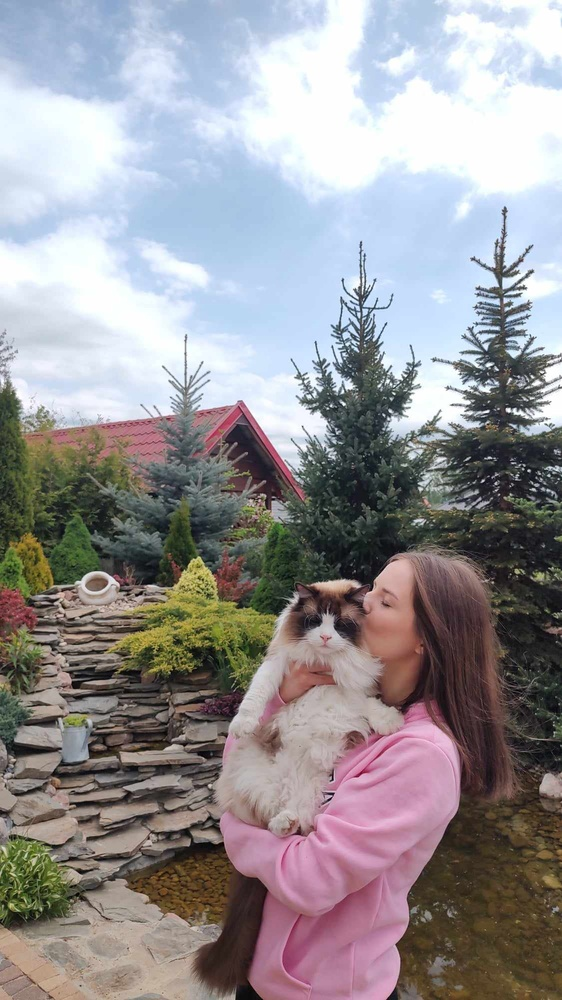
#> input picture images/love.jpeg, 562 x 1000 px, shrunk from 1125 x 2000 before the run, found by its file name
$ python 'color reduction.py'
#> lines starting #> are read from the running program, lines starting #| are printed output that depends on the picture
import numpy as np
import cv2
import matplotlib.pyplot as plt
from skimage.morphology import skeletonize
from scipy.ndimage import distance_transform_edt, binary_erosion, binary_dilation

original_image = cv2.imread("../coloring-by-numbers/images/love.jpeg")
#> original_image is the input picture: shape (1000, 562, 3); mean B, G, R 150.7, 147.3, 150.2
img = cv2.cvtColor(original_image, cv2.COLOR_BGR2RGB)

# tsza gdzieś tu dorobić zmniejszanie obrazka bo dla takich dużcyh 4000x3000 długo mieli długo z 2,5 min

# noiseless_img = cv2.fastNlMeansDenoisingColored(original_image,None,30,30,21,41)

# Blurring
# blurred_img = cv2.GaussianBlur(original_image,(21,21),0)
blurred_img = cv2.medianBlur(original_image, 15)
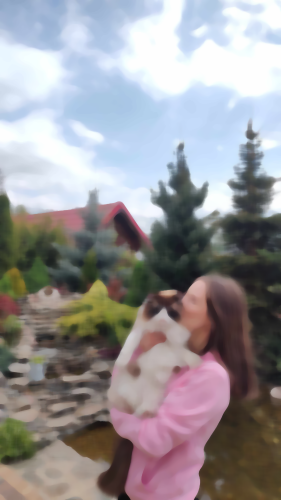
#> blurred_img: shape (1000, 562, 3) (shown at 1/2 size); mean B, G, R 150.9, 147.7, 150.5

# Denoising
kernel = np.ones((5, 5), np.uint8)
erosion = cv2.erode(blurred_img, kernel, iterations=2)
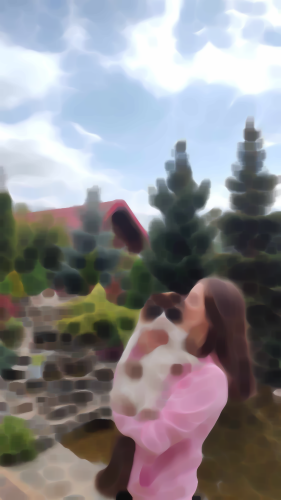
#> erosion: shape (1000, 562, 3) (shown at 1/2 size); mean B, G, R 141.2, 137, 139
output = cv2.dilate(erosion, kernel, iterations=2)

attempts = 10

vectorized = output.reshape((-1, 3))
vectorized = np.float32(vectorized)
criteria = (cv2.TERM_CRITERIA_EPS + cv2.TERM_CRITERIA_MAX_ITER, 10, 1.0)
K = 25  # (default = 17)
ret, label, center = cv2.kmeans(vectorized, K, None, criteria, attempts, cv2.KMEANS_PP_CENTERS)
#> ret = 85104272.6; center = 25 rows, first 8: [253.9, 253.8, 250.6], [69.99, 75.32, 113.9], [107.5, 97.11, 156.5], [34.93, 34.74, 35.79], [182.2, 153.1, 206.3], [147.3, 156.6, 173.7], [73.94, 78.97, 81.29], [211.6, 182.2, 161.3]
center = np.uint8(center)
#> center = 25 rows, first 8: [253, 253, 250], [69, 75, 113], [107, 97, 156], [34, 34, 35], [182, 153, 206], [147, 156, 173], [73, 78, 81], [211, 182, 161]
res = center[label.flatten()]
result_image = res.reshape(img.shape)
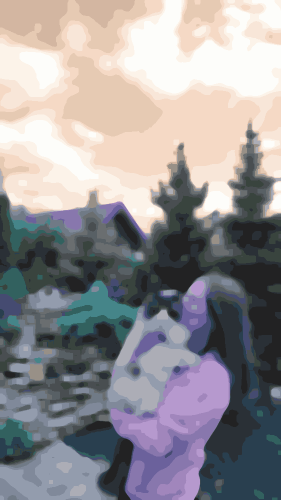
#> result_image: shape (1000, 562, 3) (shown at 1/2 size); mean R, G, B 149.4, 146.2, 149

# [14 lines of commented-out code are left out]
image_shape = result_image.shape
borders = np.zeros((image_shape[0], image_shape[1]))

# Vertical
for i in range(image_shape[0]):
    for j in range(image_shape[1] - 1):
        if not np.array_equal(result_image[i][j], result_image[i][j + 1]):
            borders[i][j] = 1
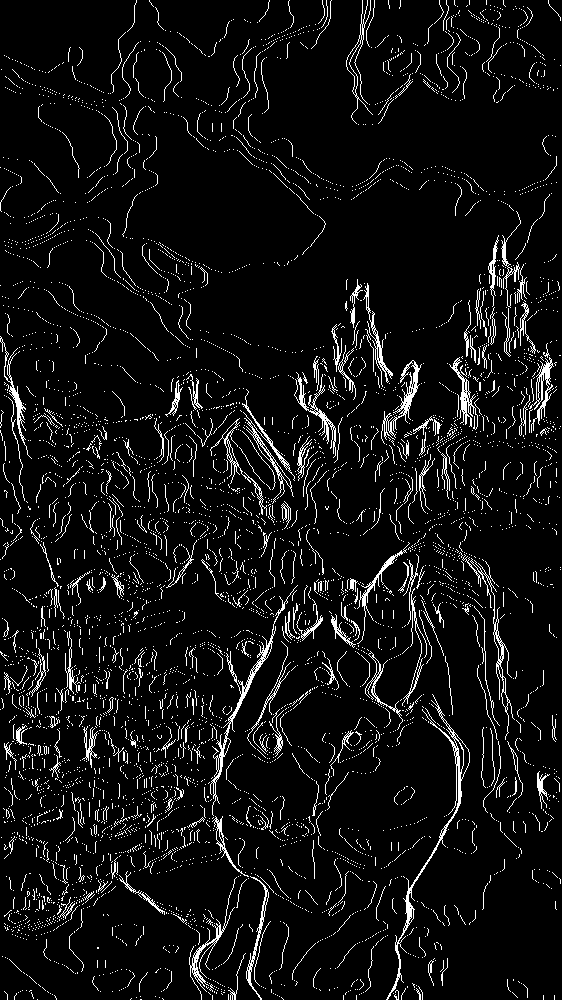
#> borders: shape (1000, 562) float64; values 0 (black) and 1 (white), 6.7% white in thin lines or dots

# Horizontal
for i in range(image_shape[0] - 1):
    for j in range(image_shape[1]):
        if not np.array_equal(result_image[i][j], result_image[i + 1][j]):
            borders[i][j] = 1
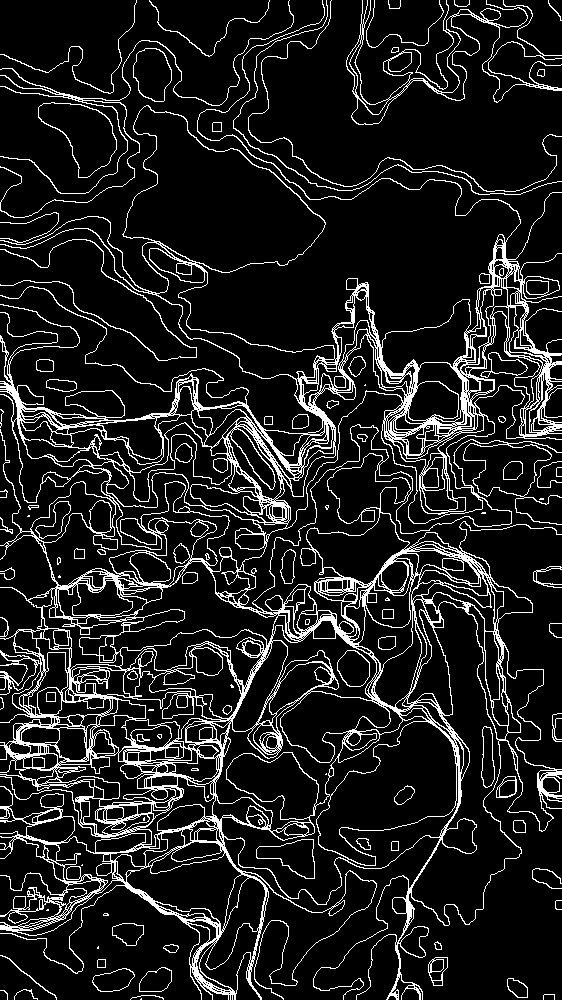
#> borders: shape (1000, 562) float64; values 0 (black) and 1 (white), 12.1% white in thin lines or dots


result = cv2.imwrite('../coloring-by-numbers/images/love_median.jpg', result_image)

# # Create a kernel for erosion
# kernel_size = 3  # This size can be adjusted to control the amount of erosion
# kernel = np.ones((kernel_size, kernel_size), np.uint8)
#
# # Perform erosion
# eroded_matrix = cv2.erode(borders, kernel, iterations=1)  # Increase iterations for more erosion
# # Perform dilation to restore some size if needed
# thick_borders = cv2.dilate(eroded_matrix, kernel, iterations=1)
#borders = borders - thick_borders


# # Using skimage
# skeleton = skeletonize(borders)
#
# # Perform erosion
# eroded_matrix = binary_erosion(skeleton, structure=np.ones((3,3)))
#
# # Perform dilation to restore some size
# dilated_matrix = binary_dilation(eroded_matrix, structure=np.ones((3,3)))

# # Scipy Image
# # Calculate the distance transform
# dist_transform = distance_transform_edt(skeleton)
#
# # Threshold the distance transform to remove thick borders
# thin_matrix = dist_transform > 0.99  # Adjust the threshold as needed


# plt.figure(figsize=(32, 18))
# plt.imshow(dilated_matrix)
# plt.show()

$ run again, with images/buc.jpeg copied over images/love.jpeg
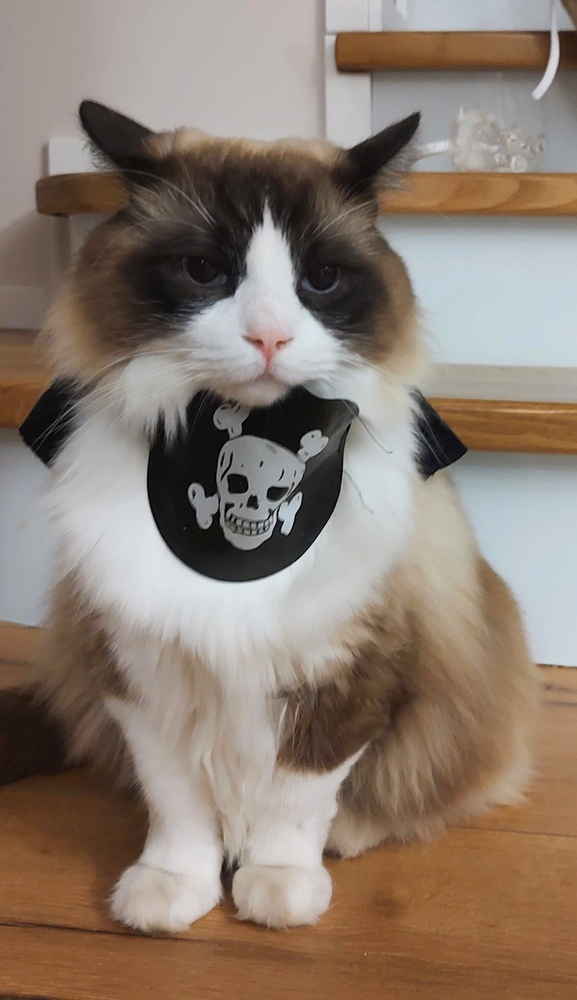
#> input picture images/buc.jpeg, 577 x 1000 px, shrunk from 1670 x 2896 before the run, found by its file name
#> original_image is the input picture: shape (1000, 577, 3); mean B, G, R 113, 124.9, 139.8
#> `ret, label, center = cv2.kmeans(vectorized, K, None, criteria, attempt..`: ret = 53140290.4; center = 25 rows, first 8: [51.82, 88.47, 136.5], [167.4, 173.9, 180.3], [88.73, 96.79, 108.1], [49.36, 56.01, 68.37], [219.1, 216.5, 213.6], [132, 135.3, 139.5], [19.19, 20.32, 23.79], [78.15, 117.7, 160.9]
#> `center = np.uint8(center)`: center = 25 rows, first 8: [51, 88, 136], [167, 173, 180], [88, 96, 108], [49, 56, 68], [219, 216, 213], [132, 135, 139], [19, 20, 23], [78, 117, 160]
#> after the loop `for i in range(image_shape[0]):`:
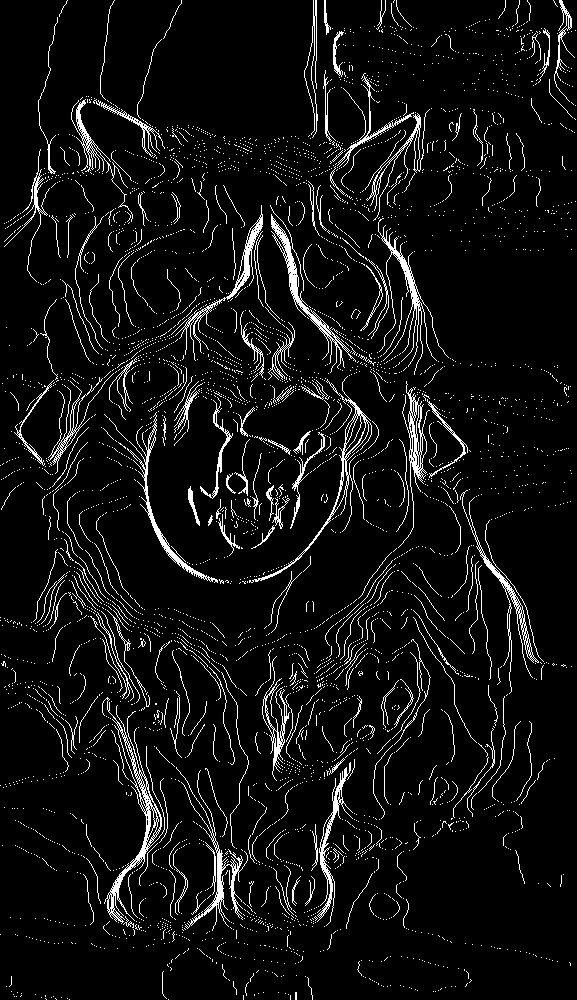
#> borders: shape (1000, 577) float64; values 0 (black) and 1 (white), 6.6% white in thin lines or dots
#> after the loop `for i in range(image_shape[0] - 1):`:
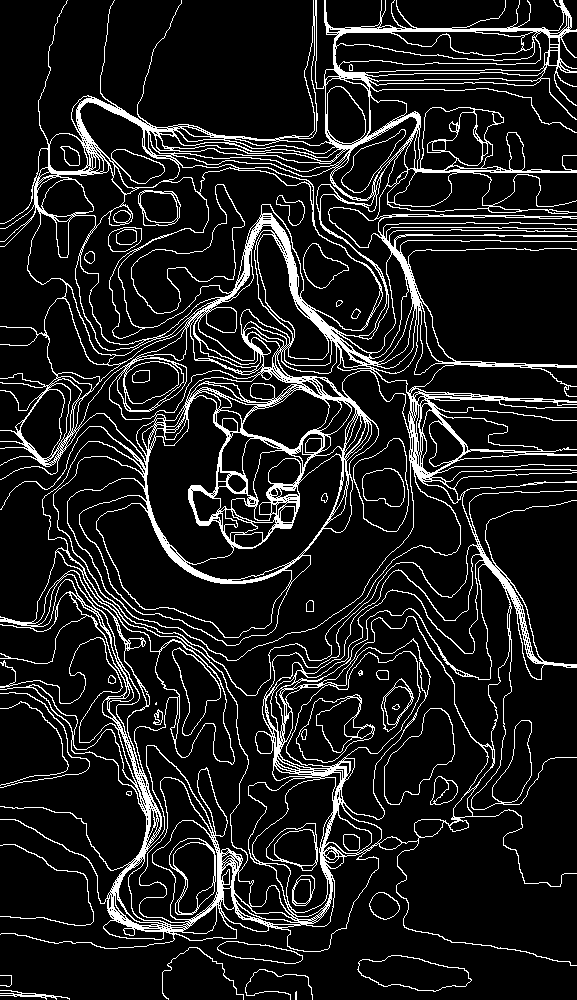
#> borders: shape (1000, 577) float64; values 0 (black) and 1 (white), 11.7% white in thin lines or dots

$ run again, with images/buoi.jpeg copied over images/love.jpeg
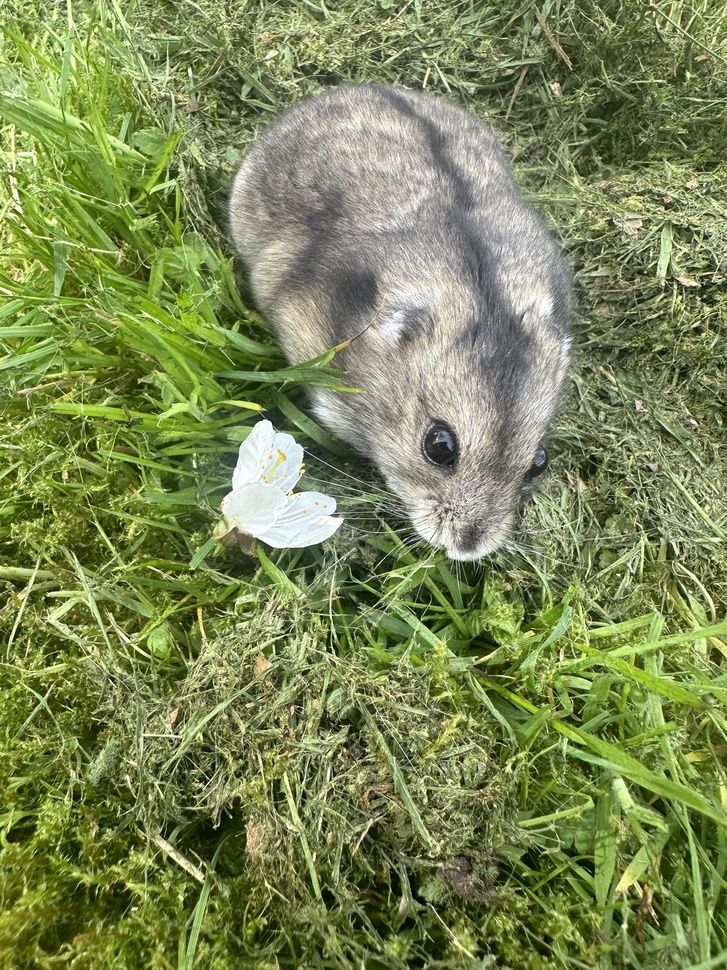
#> input picture images/buoi.jpeg, 727 x 970 px, shrunk from 1536 x 2048 before the run, found by its file name
#> original_image is the input picture: shape (970, 727, 3); mean B, G, R 85.1, 135.6, 123
#> `ret, label, center = cv2.kmeans(vectorized, K, None, criteria, attempt..`: ret = 101320482.7; center = 25 rows, first 8: [23.51, 87.6, 72.78], [123.7, 189.1, 170.9], [96.14, 146.5, 135], [47.81, 133.4, 111.2], [234, 235.6, 226.5], [16.39, 68.38, 54.88], [176, 186.6, 189.9], [66.88, 112.5, 101.4]
#> `center = np.uint8(center)`: center = 25 rows, first 8: [23, 87, 72], [123, 189, 170], [96, 146, 134], [47, 133, 111], [234, 235, 226], [16, 68, 54], [176, 186, 189], [66, 112, 101]
#> after the loop `for i in range(image_shape[0]):`:
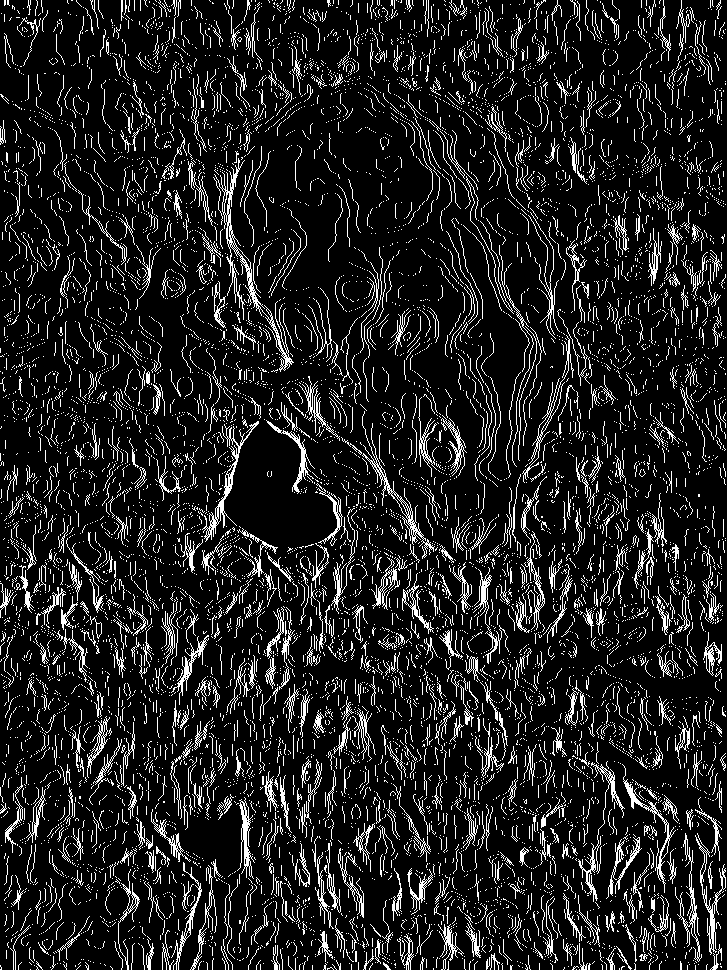
#> borders: shape (970, 727) float64; values 0 (black) and 1 (white), 12.6% white in thin lines or dots
#> after the loop `for i in range(image_shape[0] - 1):`:
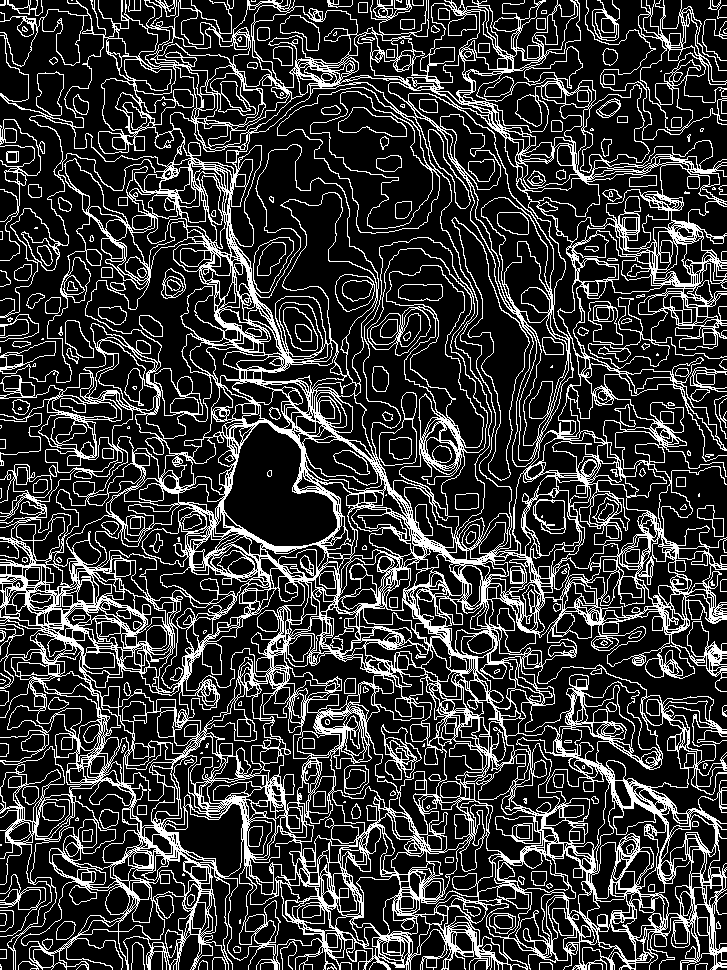
#> borders: shape (970, 727) float64; values 0 (black) and 1 (white), 21.5% white in thin lines or dots
